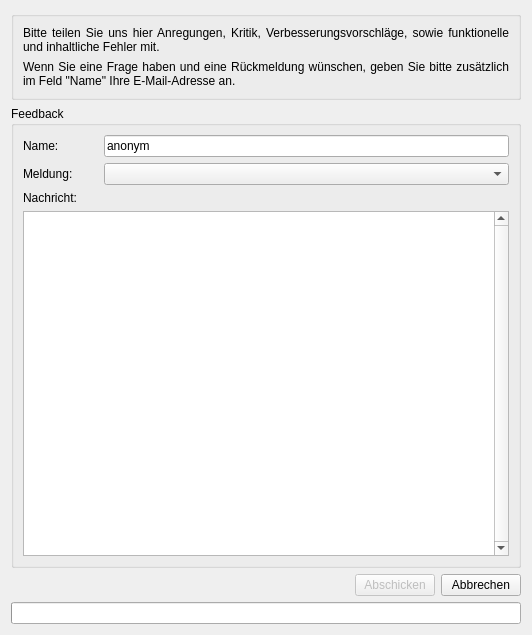
<?xml version="1.0" encoding="UTF-8"?>
<ui version="4.0">
 <class>FeedbackDialog</class>
 <widget class="QDialog" name="FeedbackDialog">
  <property name="windowModality">
   <enum>Qt::NonModal</enum>
  </property>
  <property name="geometry">
   <rect>
    <x>0</x>
    <y>0</y>
    <width>532</width>
    <height>635</height>
   </rect>
  </property>
  <property name="sizePolicy">
   <sizepolicy hsizetype="Fixed" vsizetype="Fixed">
    <horstretch>0</horstretch>
    <verstretch>0</verstretch>
   </sizepolicy>
  </property>
  <property name="windowTitle">
   <string>Feedback &amp; Fehlermeldungen</string>
  </property>
  <property name="sizeGripEnabled">
   <bool>false</bool>
  </property>
  <property name="modal">
   <bool>false</bool>
  </property>
  <layout class="QVBoxLayout" name="verticalLayout_4">
   <item>
    <widget class="QGroupBox" name="groupBox">
     <property name="title">
      <string/>
     </property>
     <layout class="QVBoxLayout" name="verticalLayout">
      <item>
       <widget class="QLabel" name="label">
        <property name="text">
         <string>Bitte teilen Sie uns hier Anregungen, Kritik, Verbesserungsvorschläge, sowie funktionelle und inhaltliche Fehler mit.</string>
        </property>
        <property name="alignment">
         <set>Qt::AlignJustify|Qt::AlignTop</set>
        </property>
        <property name="wordWrap">
         <bool>true</bool>
        </property>
       </widget>
      </item>
      <item>
       <widget class="QLabel" name="label_2">
        <property name="text">
         <string>Wenn Sie eine Frage haben und eine Rückmeldung wünschen, geben Sie bitte zusätzlich im Feld &quot;Name&quot; Ihre E-Mail-Adresse an.</string>
        </property>
        <property name="alignment">
         <set>Qt::AlignJustify|Qt::AlignTop</set>
        </property>
        <property name="wordWrap">
         <bool>true</bool>
        </property>
       </widget>
      </item>
     </layout>
    </widget>
   </item>
   <item>
    <widget class="QGroupBox" name="groupBox_2">
     <property name="title">
      <string>Feedback</string>
     </property>
     <layout class="QVBoxLayout" name="verticalLayout_3">
      <item>
       <layout class="QHBoxLayout" name="horizontalLayout_2">
        <item>
         <widget class="QLabel" name="label_3">
          <property name="sizePolicy">
           <sizepolicy hsizetype="Fixed" vsizetype="Preferred">
            <horstretch>0</horstretch>
            <verstretch>0</verstretch>
           </sizepolicy>
          </property>
          <property name="minimumSize">
           <size>
            <width>75</width>
            <height>0</height>
           </size>
          </property>
          <property name="text">
           <string>Name:</string>
          </property>
         </widget>
        </item>
        <item>
         <widget class="QLineEdit" name="lineEdit">
          <property name="text">
           <string>anonym</string>
          </property>
         </widget>
        </item>
       </layout>
      </item>
      <item>
       <layout class="QHBoxLayout" name="horizontalLayout">
        <item>
         <widget class="QLabel" name="label_4">
          <property name="sizePolicy">
           <sizepolicy hsizetype="Fixed" vsizetype="Preferred">
            <horstretch>0</horstretch>
            <verstretch>0</verstretch>
           </sizepolicy>
          </property>
          <property name="minimumSize">
           <size>
            <width>75</width>
            <height>0</height>
           </size>
          </property>
          <property name="text">
           <string>Meldung:</string>
          </property>
         </widget>
        </item>
        <item>
         <widget class="QComboBox" name="comboBox">
          <property name="sizePolicy">
           <sizepolicy hsizetype="Expanding" vsizetype="Fixed">
            <horstretch>0</horstretch>
            <verstretch>0</verstretch>
           </sizepolicy>
          </property>
         </widget>
        </item>
       </layout>
      </item>
      <item>
       <layout class="QVBoxLayout" name="verticalLayout_2">
        <item>
         <widget class="QLabel" name="label_5">
          <property name="text">
           <string>Nachricht:</string>
          </property>
         </widget>
        </item>
        <item>
         <widget class="QPlainTextEdit" name="plainTextEdit">
          <property name="font">
           <font>
            <pointsize>10</pointsize>
           </font>
          </property>
          <property name="verticalScrollBarPolicy">
           <enum>Qt::ScrollBarAlwaysOn</enum>
          </property>
          <property name="horizontalScrollBarPolicy">
           <enum>Qt::ScrollBarAlwaysOff</enum>
          </property>
         </widget>
        </item>
       </layout>
      </item>
     </layout>
    </widget>
   </item>
   <item>
    <layout class="QHBoxLayout" name="horizontalLayout_3">
     <item>
      <spacer name="horizontalSpacer">
       <property name="orientation">
        <enum>Qt::Horizontal</enum>
       </property>
       <property name="sizeHint" stdset="0">
        <size>
         <width>40</width>
         <height>20</height>
        </size>
       </property>
      </spacer>
     </item>
     <item>
      <widget class="QPushButton" name="pushButton_2">
       <property name="enabled">
        <bool>false</bool>
       </property>
       <property name="text">
        <string>Abschicken</string>
       </property>
      </widget>
     </item>
     <item>
      <widget class="QPushButton" name="pushButton">
       <property name="text">
        <string>Abbrechen</string>
       </property>
      </widget>
     </item>
    </layout>
   </item>
   <item>
    <widget class="QProgressBar" name="progressBar">
     <property name="value">
      <number>0</number>
     </property>
     <property name="textVisible">
      <bool>false</bool>
     </property>
    </widget>
   </item>
  </layout>
 </widget>
 <resources/>
 <connections/>
</ui>
